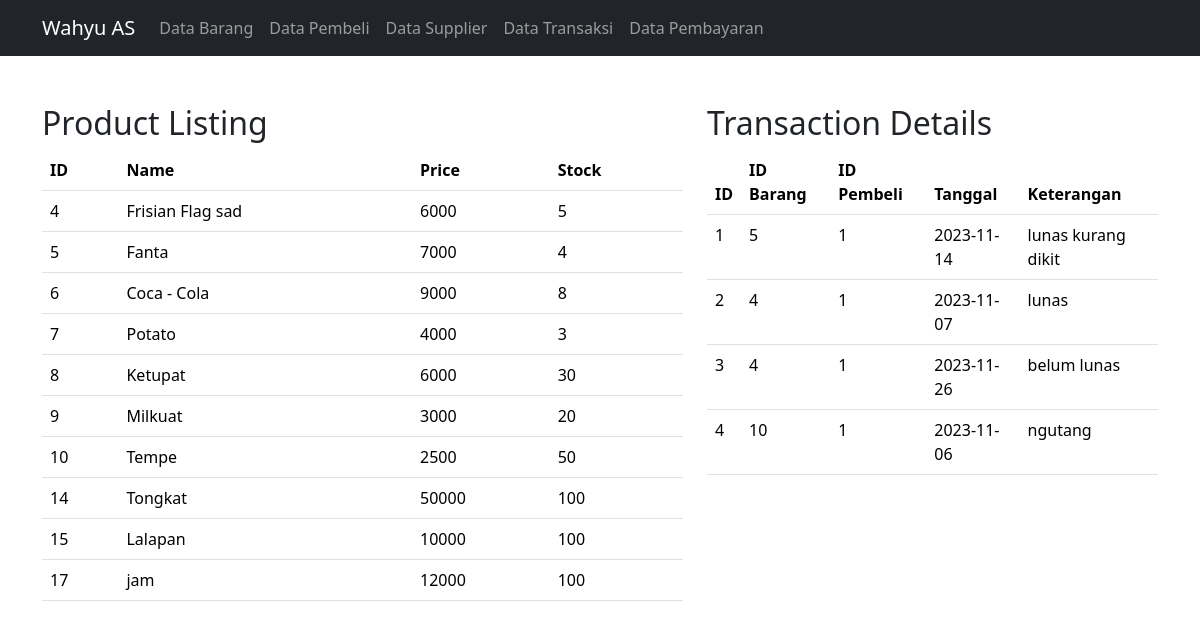
The app's page /Index/index.php with its own data.
### tables this page shows
CREATE TABLE `barang` (
  `id_barang` int(11) NOT NULL,
  `nama_barang` varchar(20) NOT NULL,
  `harga` int(11) NOT NULL,
  `stok` int(11) NOT NULL,
  `id_supplier` int(11) NOT NULL
);

CREATE TABLE `transaksi` (
  `id_transaksi` int(11) NOT NULL,
  `id_barang` int(11) NOT NULL,
  `id_pembeli` int(11) NOT NULL,
  `tanggal` date NOT NULL,
  `keterangan` varchar(100) NOT NULL
);

### Index/index.php (the view, shortened to what this page needs)
<?php
require '../Functions/functions.php';
$barang = query("SELECT * FROM barang");
$transaksi = query("SELECT * FROM transaksi");
?>
<!DOCTYPE html>
<html lang="en">
<head>
    <link href="https://cdn.jsdelivr.net/npm/bootstrap@5.3.2/dist/css/bootstrap.min.css" rel="stylesheet">
</head>
<body>
<?php echo generateNavigation(); ?>
<div class="container mt-5">
    <div class="row">
        <div class="col-md-7">
            <h2>Product Listing</h2>
            <table class="table">
                <thead>
                    <tr>
                        <th>ID</th>
                        <th>Name</th>
                        <th>Price</th>
                        <th>Stock</th>
                    </tr>
                </thead>
                <tbody>
                    <?php foreach ($barang as $product) : ?>
                        <tr>
                            <td><?= $product['id_barang']; ?></td>
                            <td><?= $product['nama_barang']; ?></td>
                            <td><?= $product['harga']; ?></td>
                            <td><?= $product['stok']; ?></td>
                        </tr>
                    <?php endforeach; ?>
                </tbody>
            </table>
        </div>
        <div class="col-md-5">
            <h2>Transaction Details</h2>
            <table class="table">
                <thead>
                    <tr>
                        <th>ID</th>
                        <th>ID Barang</th>
                        <th>ID Pembeli</th>
                        <th>Tanggal</th>
                        <th>Keterangan</th>
                    </tr>
                </thead>
                <tbody>
                    <?php foreach ($transaksi as $transaction) : ?>
                        <tr>
                            <td><?= $transaction['id_transaksi']; ?></td>
                            <td><?= $transaction['id_barang']; ?></td>
                            <td><?= $transaction['id_pembeli'] ?? ''; ?></td>
                            <td><?= $transaction['tanggal'] ?? ''; ?></td>
                            <td><?= $transaction['keterangan'] ?? ''; ?></td>
                        </tr>
                    <?php endforeach; ?>
                </tbody>
            </table>
        </div>
    </div>
</div>
</body>
</html>

### Functions/functions.php (shortened to what this page needs)
<?php
function koneksi(){
    $conn = mysqli_connect("localhost","root","","penjualan");
    return $conn;
}
function query($sql){
    $conn = koneksi();
    $result = mysqli_query($conn, $sql);
    $rows = [];
    while($row = mysqli_fetch_assoc($result)){
        $rows[] = $row;
    }
    return $rows;
}
function generateNavigation() {
    return '
    <nav class="navbar navbar-expand-lg navbar-dark bg-dark">
        <div class="container">
            <a class="navbar-brand" href="../Index/index.php">Wahyu AS</a>
            <button class="navbar-toggler" type="button" data-bs-toggle="collapse" data-bs-target="#navbarNav" aria-controls="navbarNav" aria-expanded="false" aria-label="Toggle navigation">
                <span class="navbar-toggler-icon"></span>
            </button>
            <div class="collapse navbar-collapse" id="navbarNav">
                <ul class="navbar-nav">
                    <li class="nav-item">
                        <a class="nav-link" href="../Barang/data_barang.php">Data Barang</a>
                    </li>
                    <li class="nav-item">
                        <a class="nav-link" href="../Pembeli\data_pembeli.php">Data Pembeli</a>
                    </li>
                    <li class="nav-item">
                        <a class="nav-link" href="../Supplier\data_supplier.php">Data Supplier</a>
                    </li>
                    <li class="nav-item">
                        <a class="nav-link" href="../Transaksi\data_transaksi.php">Data Transaksi</a>
                    </li>
                    <li class="nav-item">
                        <a class="nav-link" href="../Pembayaran\data_pembayaran.php">Data Pembayaran</a>
                    </li>
                </ul>
            </div>
        </div>
    </nav>';
}
?>

### records on screen
barang: id_barang "4", nama_barang "Frisian Flag sad", harga "6000", stok "5"
barang: id_barang "5", nama_barang "Fanta", harga "7000", stok "4"
barang: id_barang "6", nama_barang "Coca - Cola", harga "9000", stok "8"
barang: id_barang "7", nama_barang "Potato", harga "4000", stok "3"
barang: id_barang "8", nama_barang "Ketupat", harga "6000", stok "30"
barang: id_barang "9", nama_barang "Milkuat", harga "3000", stok "20"
barang: id_barang "10", nama_barang "Tempe", harga "2500", stok "50"
barang: id_barang "14", nama_barang "Tongkat", harga "50000", stok "100"
barang: id_barang "15", nama_barang "Lalapan", harga "10000", stok "100"
barang: id_barang "17", nama_barang "jam", harga "12000", stok "100"
transaksi: id_transaksi "1", id_barang "5", id_pembeli "1", tanggal "2023-11-14", keterangan "lunas kurang dikit"
transaksi: id_transaksi "2", id_barang "4", id_pembeli "1", tanggal "2023-11-07", keterangan "lunas"
transaksi: id_transaksi "3", id_barang "4", id_pembeli "1", tanggal "2023-11-26", keterangan "belum lunas"
transaksi: id_transaksi "4", id_barang "10", id_pembeli "1", tanggal "2023-11-06", keterangan "ngutang"
